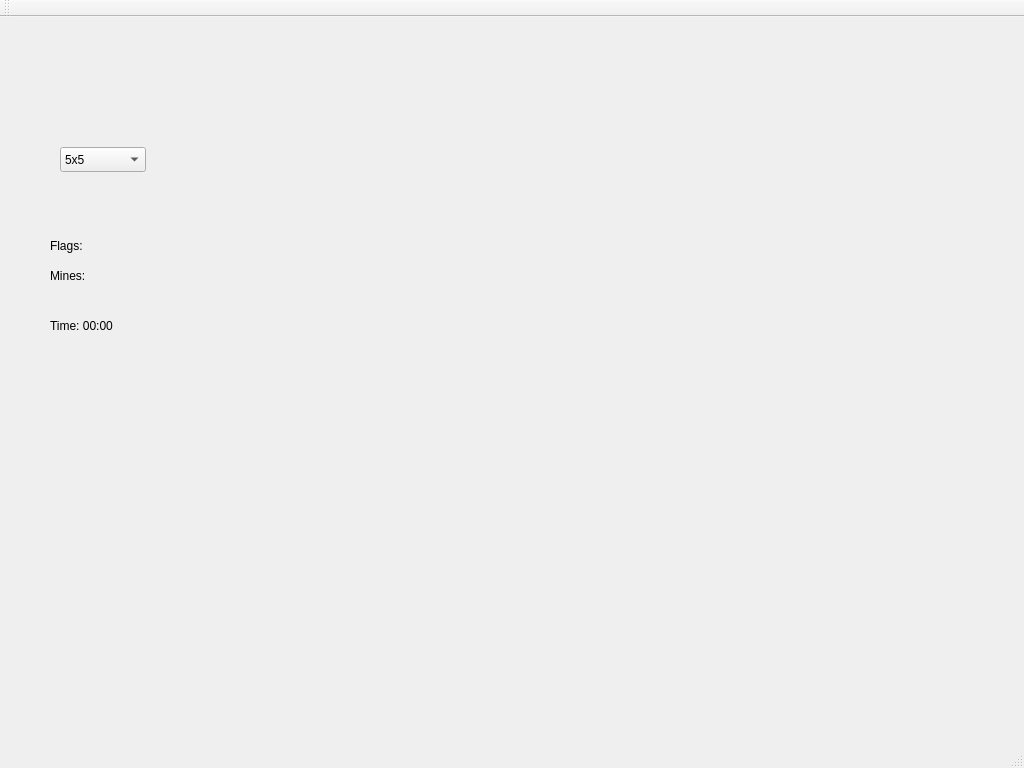
<?xml version="1.0" encoding="UTF-8"?>
<ui version="4.0">
 <class>MainWindow</class>
 <widget class="QMainWindow" name="MainWindow">
  <property name="geometry">
   <rect>
    <x>0</x>
    <y>0</y>
    <width>1024</width>
    <height>768</height>
   </rect>
  </property>
  <property name="minimumSize">
   <size>
    <width>800</width>
    <height>0</height>
   </size>
  </property>
  <property name="windowTitle">
   <string>MainWindow</string>
  </property>
  <widget class="QWidget" name="centralwidget">
   <widget class="QComboBox" name="sizeSelector">
    <property name="geometry">
     <rect>
      <x>60</x>
      <y>130</y>
      <width>86</width>
      <height>25</height>
     </rect>
    </property>
    <item>
     <property name="text">
      <string>5x5</string>
     </property>
    </item>
    <item>
     <property name="text">
      <string>8x8</string>
     </property>
    </item>
    <item>
     <property name="text">
      <string>10x10</string>
     </property>
    </item>
   </widget>
   <widget class="QWidget" name="gridWidget" native="true">
    <property name="geometry">
     <rect>
      <x>180</x>
      <y>20</y>
      <width>661</width>
      <height>661</height>
     </rect>
    </property>
    <layout class="QGridLayout" name="game" rowminimumheight="0" columnminimumwidth="0">
     <property name="sizeConstraint">
      <enum>QLayout::SetDefaultConstraint</enum>
     </property>
     <property name="spacing">
      <number>0</number>
     </property>
    </layout>
   </widget>
   <widget class="QLabel" name="flagLabel">
    <property name="geometry">
     <rect>
      <x>50</x>
      <y>220</y>
      <width>62</width>
      <height>17</height>
     </rect>
    </property>
    <property name="text">
     <string>Flags: </string>
    </property>
   </widget>
   <widget class="QLabel" name="mineLabel">
    <property name="geometry">
     <rect>
      <x>50</x>
      <y>250</y>
      <width>121</width>
      <height>17</height>
     </rect>
    </property>
    <property name="text">
     <string>Mines: </string>
    </property>
   </widget>
   <widget class="QLabel" name="timeLabel">
    <property name="geometry">
     <rect>
      <x>50</x>
      <y>300</y>
      <width>81</width>
      <height>17</height>
     </rect>
    </property>
    <property name="text">
     <string>Time: 00:00 </string>
    </property>
   </widget>
  </widget>
  <widget class="QMenuBar" name="menubar">
   <property name="geometry">
    <rect>
     <x>0</x>
     <y>0</y>
     <width>1024</width>
     <height>22</height>
    </rect>
   </property>
  </widget>
  <widget class="QStatusBar" name="statusbar"/>
  <widget class="QToolBar" name="toolBar">
   <property name="windowTitle">
    <string>toolBar</string>
   </property>
   <attribute name="toolBarArea">
    <enum>TopToolBarArea</enum>
   </attribute>
   <attribute name="toolBarBreak">
    <bool>false</bool>
   </attribute>
  </widget>
 </widget>
 <resources/>
 <connections/>
</ui>
